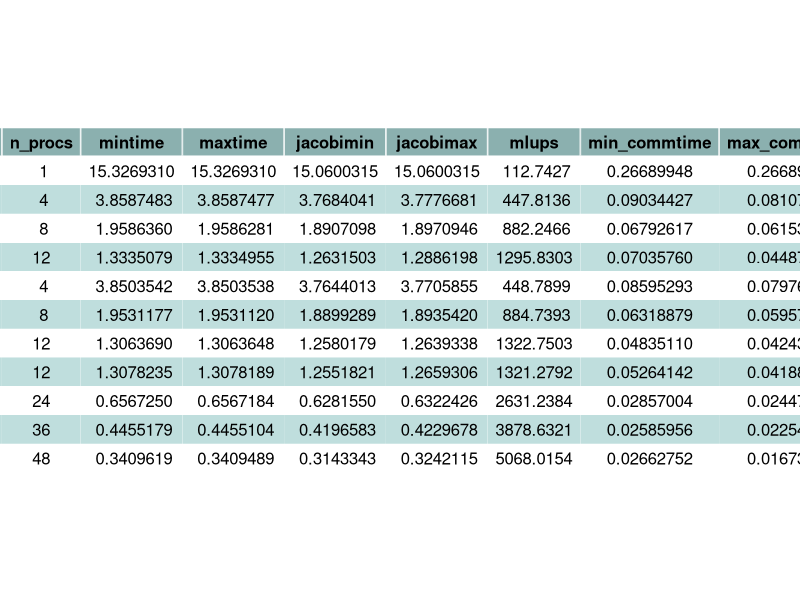
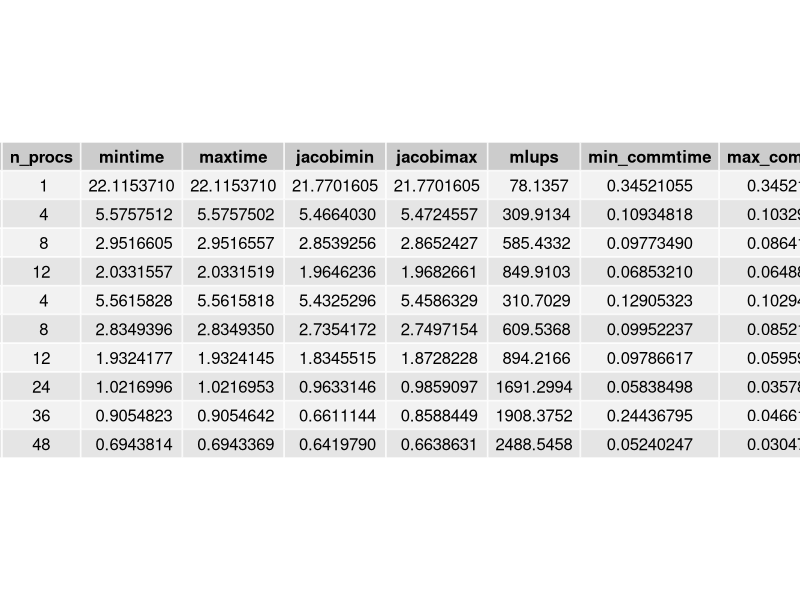
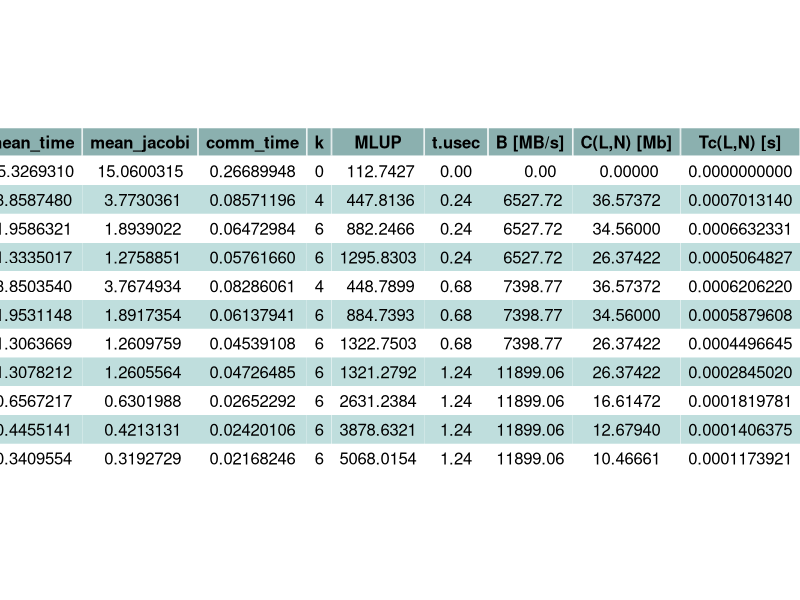

Reproduce these figures in R, in order. (Note: this script raises an error after producing the figures.)
# read csv assignment 1, section 3
library(ggplot2)
library(gridExtra)
library(grid)

##read results and see chek for scalability
setwd("~/DSSC/hpc_assignment1/section3")

color_df <- data.frame(color = c("#ffffff", "#bfdedd"), stringsAsFactors = FALSE)
my_table_theme <- ttheme_default(core=list(bg_params = list(fill = color_df$color[1:2], col=NA)), colhead =list(bg_params=list(fill ="#8bb0af")))

##read csv about results obtained on cpu nodes
jacobi <- data.frame(read.csv("results_cpu.csv"))
jacobi$min_commtime <- jacobi$mintime - jacobi$jacobimin
jacobi$max_commtime <- jacobi$maxtime - jacobi$jacobimax

grid.table(jacobi, rows=NULL, theme = my_table_theme)
grid.newpage()


##read csv about results obtained on gpu nodes
jacobi_gpu <- data.frame(read.csv("results_gpu.csv"))
jacobi_gpu$min_commtime <- jacobi_gpu$mintime - jacobi_gpu$jacobimin
jacobi_gpu$max_commtime <- jacobi_gpu$maxtime - jacobi_gpu$jacobimax

grid.table(jacobi_gpu, rows=NULL)
grid.newpage()

##build table for cpu nodes
jacobi_res <- jacobi[,1:2]
jacobi_res$mean_time <- (jacobi$mintime +jacobi$maxtime)/2
jacobi_res$mean_jacobi <- (jacobi$jacobimin +jacobi$jacobimax)/2
jacobi_res$comm_time <- (jacobi_res$mean_time - jacobi_res$mean_jacobi)
jacobi_res$k <- c(0,4,6,6,4,6,6,6,6,6,6)
jacobi_res$MLUP <- jacobi[,7]
jacobi_res$t.usec <- c(0,0.24,0.24,0.24,0.68,0.68,0.68,1.24,1.24,1.24,1.24)
jacobi_res$'B [MB/s]' <- c(0,6527.72,6527.72,6527.72,7398.77,7398.77,7398.77,11899.06,11899.06,11899.06,11899.06)

subdomain <- 1200/jacobi_res$n_procs^(1/3)
jacobi_res$'C(L,N) [Mb]' <- c(0,subdomain[-1]^2*jacobi_res$k[-1]*16*10^(-6))
jacobi_res$'Tc(L,N) [s]' <- c(0,jacobi_res$'C(L,N) [Mb]'[-1]/(jacobi_res$'B [MB/s]'[-1] * 8) + jacobi_res$k[-1]*jacobi_res$t.usec[-1]*10^(-6))
jacobi_res$'P(L,N) [MLUP/sec]' <- 1200^3/((jacobi_res$mean_jacobi[1]/jacobi_res$n_procs + jacobi_res$comm_time)*10^6)

png("jacobi_res.png", width=1000,height=480,bg = "white")
grid.table(jacobi_res, rows=NULL, theme = my_table_theme)
dev.off()

#build table for gpu nodes
jacobi_gpu_res <- jacobi_gpu[,1:2]
jacobi_gpu_res$mean_time <- (jacobi_gpu$mintime +jacobi_gpu$maxtime)/2
jacobi_gpu_res$mean_jacobi <- (jacobi_gpu$jacobimin +jacobi_gpu$jacobimax)/2
jacobi_gpu_res$comm_time <- (jacobi_gpu_res$mean_time - jacobi_gpu_res$mean_jacobi)
jacobi_gpu_res$k <- c(0,4,6,6,4,6,6,6,6,6)
jacobi_gpu_res$MLUP <- jacobi_gpu[,7]
jacobi_gpu_res$t.usec <- c(0,0.24,0.24,0.24,0.68,0.68,0.68,1.24,1.24,1.24)
jacobi_gpu_res$'B [MB/s]' <- c(0,6527.72,6527.72,6527.72,7398.77,7398.77,7398.77,7398.77,7398.77,7398.77)

subdomain <- 1200/jacobi_gpu_res$n_procs^(1/3)
jacobi_gpu_res$'C(L,N) [Mb]' <- c(0,subdomain[-1]^2*jacobi_gpu_res$k[-1]*16/1000000)
jacobi_gpu_res$'Tc(L,N) [s]' <- c(0,jacobi_res$'C(L,N) [Mb]'[-1]/(jacobi_res$'B [MB/s]'[-1] * 8) + jacobi_gpu_res$k[-1]*jacobi_gpu_res$t.usec[-1]*10^(-6))
jacobi_gpu_res$'P(L,N) [MLUP/sec]' <- 1200^3/((jacobi_gpu_res$mean_jacobi[1]/jacobi_gpu_res$n_procs + jacobi_gpu_res$comm_time)*10^6)

png("jacobi_gpu_res.png", width=1000,height=480,bg = "white")
grid.table(jacobi_gpu_res, rows=NULL, theme = my_table_theme)
dev.off()



########
#STRONG SCALABILITY on cpu nodes
#simple plot for scalability wtr to the number of processor
png("cpu_gpu_comparison.png", width=1000,height=480,bg = "white")
par(mfrow=c(1,2))
plot( jacobi$n_procs[c(1:4,9,10,11)], jacobi$mlups[c(1:4,9,10,11)], xlab="number of processes", ylab="Performance [MLUPs/sec]", type='l',lwd=2, main="CPU nodes")
points(jacobi$n_procs[c(1:4,9,10,11)], jacobi$mlups[c(1:4,9,10,11)],pch=16)
slope = (jacobi$mlups[2] - jacobi$mlups[1])/(jacobi$n_procs[2] - jacobi$n_procs[1])
curve(slope*x, add=T)
legend(1, 5000, legend=c("Linear","Experimental"), lty=c(1,2), lwd=c(1,2))

##STRONG SCALABILITY on gpu nodes
##simple plot for scalability wtr to the number of processor
plot( jacobi_gpu$n_procs[c(1:4,8,9,10)], jacobi_gpu$mlups[c(1:4,8,9,10)], xlab="number of processes", ylab="Performance [MLUPs/sec]", type='l',lwd=2, main="GPU nodes")
points(jacobi_gpu$n_procs[c(1:4,8,9,10)], jacobi_gpu$mlups[c(1:4,8,9,10)],pch=16)
slope = (jacobi_gpu$mlups[2] - jacobi_gpu$mlups[1])/(jacobi_gpu$n_procs[2] - jacobi_gpu$n_procs[1])
curve(slope*x, add=T)
legend(1, 2500, legend=c("Linear", "Experimental"), lwd=c(1,2))
segments(24,0,24,jacobi_gpu$mlups[8],lty=2)

dev.off()

##Time taken
#plot( jacobi$n_procs[c(1:4,9,10,11)], jacobi$maxtime[c(1:4,9,10,11)], xlab="number of processes", ylab="Time taken [sec]", type='l',lwd=2)
#points(jacobi$n_procs[c(1:4,9,10,11)], jacobi$maxtime[c(1:4,9,10,11)],pch=16)

##WEAK SCALABILITY on cpu nodes
##read csv about results obtained for a fixed problem size per processor
jacobi_weak <- data.frame(read.csv("results_weak.csv"))
jacobi_weak$min_commtime <- jacobi_weak$mintime - jacobi_weak$jacobimin
jacobi_weak$max_commtime <- jacobi_weak$maxtime - jacobi_weak$jacobimax

##build table for cpu nodes weak scalability
jacobi_weak_res <- jacobi_weak[,1:2]
jacobi_weak_res$mean_time <- (jacobi_weak$mintime +jacobi_weak$maxtime)/2
jacobi_weak_res$mean_jacobi <- (jacobi_weak$jacobimin +jacobi_weak$jacobimax)/2
jacobi_weak_res$comm_time <- (jacobi_weak_res$mean_time - jacobi_weak_res$mean_jacobi)
jacobi_weak_res$k <- c(0,4,6,6,4,6,6,6,6,6,6)
jacobi_weak_res$MLUP <- jacobi_weak[,7]
jacobi_weak_res$t.usec <- c(0,0.24,0.24,0.24,0.68,0.68,0.68,1.24,1.24,1.24,1.24)
jacobi_weak_res$'B [MB/s]' <- c(0,6527.72,6527.72,6527.72,7398.77,7398.77,7398.77,11899.06,11899.06,11899.06,11899.06)

jacobi_weak_res$'C(L,N) [Mb]' <- c(0,1200^2*jacobi_weak_res$k[-1]*16*10^(-6))
jacobi_weak_res$'Tc(L,N) [s]' <- c(0,jacobi_weak_res$'C(L,N) [Mb]'[-1]/(jacobi_weak_res$'B [MB/s]'[-1] * 8) + jacobi_weak_res$k[-1]*jacobi_weak_res$t.usec[-1]*10^(-6))
jacobi_weak_res$'P(L,N) [MLUP/sec]' <- (1200^3 * jacobi_weak_res$n_procs)/((jacobi_weak_res$mean_jacobi[1] + jacobi_weak_res$comm_time)*10^6)

png("jacobi_weak_res.png", width=1000,height=480,bg = "white")
grid.table(jacobi_weak_res, rows=NULL, theme = my_table_theme)
dev.off()

layout(1)
plot( jacobi_weak$n_procs[c(1:4,9,10,11)], jacobi_weak$mlups[c(1:4,9,10,11)], xlab="number of processes", ylab="Performance [MLUPs/sec]", type='l',lwd=2)
points(jacobi_weak$n_procs[c(1:4,9,10,11)], jacobi_weak$mlups[c(1:4,9,10,11)],pch=16)
slope = (jacobi_weak$mlups[2] - jacobi_weak$mlups[1])/(jacobi_weak$n_procs[2] - jacobi_weak$n_procs[1])
curve(slope*x, add=T)
legend(1, 5000, legend=c("Linear", "Experimental"), lwd=c(1,2))
